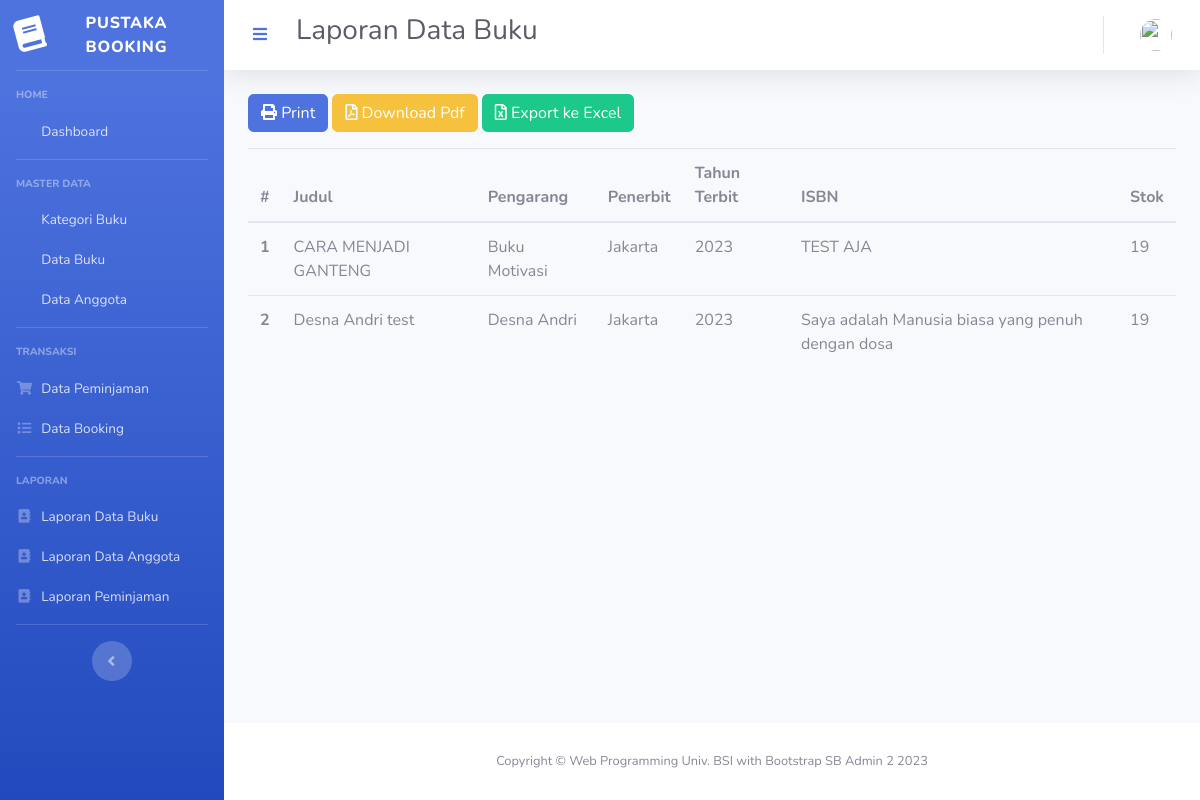
The page /index.php/laporan/laporan_buku on the database its author committed.
### tables this page shows
CREATE TABLE `buku` (
  `id` int(11) NOT NULL,
  `judul_buku` varchar(128) NOT NULL,
  `id_kategori` int(11) NOT NULL,
  `pengarang` varchar(64) NOT NULL,
  `penerbit` varchar(64) NOT NULL,
  `tahun_terbit` year(4) NOT NULL,
  `isbn` text NOT NULL,
  `stok` int(11) NOT NULL,
  `dipinjam` int(11) NOT NULL,
  `dibooking` int(11) NOT NULL,
  `image` varchar(256) DEFAULT 'book-default-cover.jpg',
  `harga_buku` int(255) NOT NULL
);

### application/controllers/Laporan.php (called while the page is built, shortened)
<?php
class Laporan extends CI_Controller
{
	public function laporan_buku()
	{
		$data['judul'] = 'Laporan Data Buku';
		$data['user'] = $this->ModelUser->cekData(['email' => $this->session->userdata('email')])->row_array();
		$data['buku'] = $this->ModelBuku->getBuku()->result_array();
		$data['kategori'] = $this->ModelBuku->getKategori()->result_array();
		$this->load->view('templates/header', $data);
		$this->load->view('templates/sidebar', $data);
		$this->load->view('templates/topbar', $data);
		$this->load->view('buku/laporan_buku', $data);
		$this->load->view('templates/footer');
	}
}

### index.php (called while the page is built, shortened)
<?php
require_once BASEPATH.'core/CodeIgniter.php';

### application/models/ModelBuku.php (called while the page is built, shortened)
<?php
class ModelBuku extends CI_Model
{
    public function getBuku()
    {
        return $this->db->get('buku');
    }
}

### application/views/buku/laporan_buku.php (the view, shortened to what this page needs)
<div class="container-fluid">
	<div class="row">
		<div class="col-lg-12">
		<a href="<?= base_url('laporan/cetak_laporan_buku'); ?>" class="btn btn-primary mb-3"><i class="fas fa-print"></i> Print</a>
		<a href="<?= base_url('laporan/laporan_buku_pdf'); ?>" class="btn btn-warning mb-3"><i class="far fa-file-pdf"></i> Download Pdf</a>
		<a href="<?= base_url('laporan/export_excel'); ?>" class="btn btn-success mb-3"><i class="far fa-file-excel"></i> Export ke Excel</a>
		<table class="table table-hover">
			<thead>
				<tr>
					<th scope="col">#</th>
					<th scope="col">Judul</th>
					<th scope="col">Pengarang</th>
					<th scope="col">Penerbit</th>
					<th scope="col">Tahun Terbit</th>
					<th scope="col">ISBN</th>
					<th scope="col">Stok</th>
				</tr>
			</thead>
			<tbody>
				<?php
				$a = 1;
				foreach ($buku as $b) { ?>
					<tr>
						<th scope="row"><?= $a++; ?></th>
						<td><?= $b['judul_buku']; ?></td>
						<td><?= $b['pengarang']; ?></td>
						<td><?= $b['penerbit']; ?></td>
						<td><?= $b['tahun_terbit']; ?></td>
						<td><?= $b['isbn']; ?></td>
						<td><?= $b['stok']; ?></td>
					</tr>
				<?php } ?>
			</tbody>
		</table>
		</div>
	</div>
</div>
</div>

### application/views/templates/header.php (shortened to what this page needs)
<!DOCTYPE html>
<html lang="en">
<head>
    <link href="<?= base_url('assets/vendor/fontawesomefree/css/all.min.css'); ?>" rel="stylesheet" type="text/css">
    <link href="<?= base_url('assets/vendor/datatables/dataTables.bootstrap4.css'); ?>" rel="stylesheet" type="text/css">
    <link href="<?= base_url('assets/css/sb-admin-2.min.css'); ?>" rel="stylesheet">
</head>
<body id="page-top">
    <div id="wrapper">

### application/views/templates/sidebar.php (shortened to what this page needs)
    <ul class="navbar-nav bg-gradient-primary sidebar sidebar-dark accordion" id="accordionSidebar">
        <a class="sidebar-brand d-flex align-items-center justify-content-center" href="index.html">
            <div class="sidebar-brand-icon rotate-n-15">
                <i class="fas fa-book"></i>
            </div>
            <div class="sidebar-brand-text mx-3">Pustaka Booking</div>
        </a>
        <hr class="sidebar-divider">
            <div class="sidebar-heading">
                Home
            </div>
                <li class="nav-item active">
                    <li class="nav-item">
                        <a class="nav-link pb-0" href="<?= base_url('admin'); ?>">
                            <span>Dashboard</span></a>
                    </li>
                </li>
            <hr class="sidebar-divider mt-3">
            <div class="sidebar-heading">
                Master Data
            </div>
                <li class="nav-item active">
                    <li class="nav-item">
                        <a class="nav-link pb-0" href="<?= base_url('buku/kategori'); ?>">
                            <span>Kategori Buku</span></a>
                    </li>
                    <li class="nav-item">
                        <a class="nav-link pb-0" href="<?= base_url('buku'); ?>">
                            <span>Data Buku</span></a>
                    </li>
                    <li class="nav-item">
                        <a class="nav-link pb-0" href="<?= base_url('user/anggota'); ?>">
                            <span>Data Anggota</span></a>
                    </li>
                </li>
<hr class="sidebar-divider mt-3">
<div class="sidebar-heading">
                Transaksi
            </div>
                <li class="nav-item active">
                    <li class="nav-item">
                        <a class="nav-link pb-0" href="<?= base_url('pinjam'); ?>">
                            <i class="fa fa-fw fa-shopping-cart"></i>
                            <span>Data Peminjaman</span></a>
                    </li>
                    <li class="nav-item">
                        <a class="nav-link pb-0" href="<?= base_url('pinjam/daftarBooking'); ?>">
                            <i class="fa fa-fw fa-list"></i>
                            <span>Data Booking</span></a>
                    </li>
                </li>
            <hr class="sidebar-divider mt-3">
<div class="sidebar-heading">
                Laporan
            </div>
                <li class="nav-item active">
                    <li class="nav-item">
                        <a class="nav-link pb-0" href="<?= base_url('laporan/laporan_buku'); ?>">
                            <i class="fa fa-fw fa-address-book"></i>
                            <span>Laporan Data Buku</span></a>
                    </li>
                    <li class="nav-item">
                        <a class="nav-link pb-0" href="<?= base_url('laporan/laporan_anggota'); ?>">
                            <i class="fa fa-fw fa-address-book"></i>
                            <span>Laporan Data Anggota</span></a>
                    </li>
		<li class="nav-item">
                        <a class="nav-link pb-0" href="<?= base_url('laporan/laporan_pinjam'); ?>">
                            <i class="fa fa-fw fa-address-book"></i>
                            <span>Laporan Peminjaman</span></a>
                    </li>
                </li>
            <hr class="sidebar-divider mt-3">
        <div class="text-center d-none d-md-inline">
            <button class="rounded-circle border-0" id="sidebarToggle"></button>
        </div>
    </ul>

### application/views/templates/topbar.php (shortened to what this page needs)
<div id="content-wrapper" class="d-flex flex-column">
    <div id="content">
        <nav class="navbar navbar-expand navbar-light bg-white topbar mb-4 static-top shadow">
            <button id="sidebarToggleTop" class="btn btn-link d-mdnone rounded-circle mr-3">
                <i class="fa fa-bars"></i>
            </button>
            <h1 class="h3 mb-2 text-gray-800"><?= $judul; ?></h1>
            <ul class="navbar-nav ml-auto">
                <li class="nav-item dropdown no-arrow">
                    <a class="nav-link dropdown-toggle" href="#" id="userDropdown" role="button" data-toggle="dropdown" ariahaspopup="true" aria-expanded="false">
                        <img class="img-profile rounded-circle" src="<?= base_url('assets/img/profile/') . $user['image']; ?>">
                    </a>
                </li>
            </ul>
        </nav>

### application/views/templates/footer.php (shortened to what this page needs)
<footer class="sticky-footer bg-white">
    <div class="container my-auto">
        <div class="copyright text-center my-auto">
            <span>Copyright &copy; Web Programming Univ. BSI with
                Bootstrap SB Admin 2 <?= date('Y'); ?></span>
        </div>
    </div>
</footer>
</div>
</div>
</body>
</html>

### rows shown on the page
buku: judul_buku "CARA MENJADI GANTENG", pengarang "Buku Motivasi", penerbit "Jakarta", tahun_terbit "2023", isbn "TEST AJA", stok "19"
buku: judul_buku "Desna Andri test", pengarang "Desna Andri", penerbit "Jakarta", tahun_terbit "2023", isbn "Saya adalah Manusia biasa yang penuh dengan dosa", stok "19"

### other values the page prints
$judul "Laporan Data Buku"
